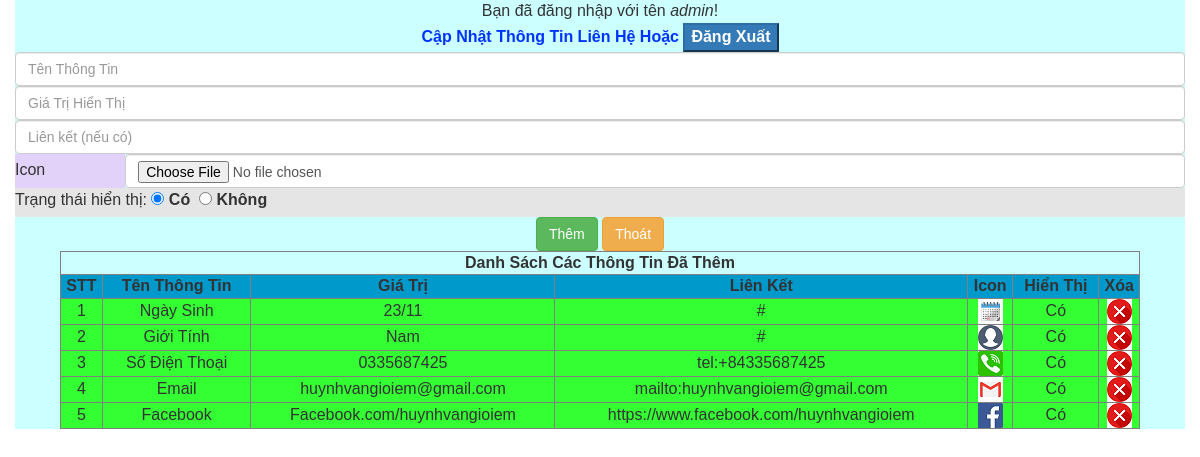
The page /admin_Contact.php (signed in) on the database its author committed.
### tables this page shows
CREATE TABLE `contact` (
  `Ct_id` int(11) NOT NULL,
  `Ct_Ten` text NOT NULL,
  `Ct_GiaTri` text NOT NULL,
  `Ct_link` text NOT NULL,
  `Ct_TrangThai` int(11) NOT NULL,
  `Ct_icon` text NOT NULL
);

### admin_Contact.php (the view, shortened to what this page needs)
<!DOCTYPE html >
<html xmlns="http://www.w3.org/1999/xhtml">
<head>
   <link rel="stylesheet" href="https://maxcdn.bootstrapcdn.com/bootstrap/3.3.7/css/bootstrap.min.css">
   <link rel="stylesheet" href="style.css" type="text/css">
</head>
<?php
	include_once('Connect.php');
?>
<body>
<div class="container">
  <div class="row avartar">
  	<marquee>Bạn đã đăng nhập với tên <em><?php echo $_SESSION["user"]; ?></em>!</marquee>
    <div class="col-lg-12 title">
      <form name="formLogOut" action="" enctype="multipart/form-data" method="post" id="formLogOut">
      	Cập Nhật Thông Tin Liên Hệ Hoặc
      	<input name="btnDangXuat" type="submit" class="btn-primary" id="btnDangXuat" value="Đăng Xuất">
      </form>
    </div>
    <div class="col-lg-12">
      <form name="formAvartar" enctype="multipart/form-data" method="post" id="formUpdate" >
        <div class="row"><input name="txtTen" type="text" placeholder="Tên Thông Tin" class="form-control" id="txtTen" required value=""></div>
        <div class="row"><input class="form-control" name="txtGiaTri" placeholder="Giá Trị Hiển Thị" type="text" id="txtGiaTri" required value=""></div>
        <div class="row"><input class="form-control" name="txtLink" placeholder="Liên kết (nếu có)" required type="text" id="txtLink" value=""></div>
        <div class="row">
        	<table width="100%">
            <tr>
              <td align="left" bgcolor="#E2D2F9">Icon</td>
              <td><input class="form-control" name="fileIcon" type="file" id="fileIcon" required value=""></td>
            </tr>
          </table>
        </div>
        <div class="row text-left" style="background-color:#E5E5E5;">Trạng thái hiển thị:
            <label><input name="RadioTTHienThi" type="radio" id="RadioTTHienThi_0" value="1" checked="CHECKED"> Có</label>&nbsp;
            <label><input type="radio" name="RadioTTHienThi" value="0" id="RadioTTHienThi_1"> Không</label>
        </div>
        <div class="col-lg-12">
          <input class="btn btn-success" name="btnThem" type="submit" id="btnThem" value="Thêm">
          <input class="btn btn-warning" name="btnThoat" type="button" id="btnThoatUd" value="Thoát" onclick="window.location='index.php'">
        </div>
      </form>
    </div>
    <div class="row">
    	<table width="90%" border="1" align="center" class="table-responsive">
        <tr>
          <td colspan="7" align="center"><strong>Danh Sách Các Thông Tin Đã Thêm</strong></td>
        </tr>
        <tr>
        	<td align="center" bgcolor="#0099CC"><strong>STT</strong></td>
          <td align="center" bgcolor="#0099CC"><strong>Tên Thông Tin</strong></td>
          <td align="center" bgcolor="#0099CC"><strong>Giá Trị</strong></td>
          <td align="center" bgcolor="#0099CC"><strong>Liên Kết</strong></td>
          <td align="center" bgcolor="#0099CC"><strong>Icon</strong></td>
          <td align="center" bgcolor="#0099CC"><strong>Hiển Thị</strong></td>
          <td align="center" bgcolor="#0099CC"><strong>Xóa</strong></td>
        </tr>
        <?php
					$Result = mysqli_query($Conn,"select * from contact") or die(mysqli_connect_error($Conn));
					$stt=1;
					while ($Row=mysqli_fetch_array($Result,MYSQLI_ASSOC)){
				?>
        <tr>
        	<td bgcolor="#33FF33"><?php echo $stt; ?></td>
          <td bgcolor="#33FF33"><?php echo $Row['Ct_Ten']; ?></td>
          <td bgcolor="#33FF33"><?php echo $Row['Ct_GiaTri']; ?></td>
          <td bgcolor="#33FF33"><?php echo $Row['Ct_link']; ?></td>
          <td bgcolor="#33FF33"><img src="img/icon/<?php echo $Row['Ct_icon']; ?>" /></td>
          <td bgcolor="#33FF33"><?php if($Row['Ct_TrangThai']==1) echo "Có"; else echo "Không" ?></td>
          <td bgcolor="#33FF33"><a href="admin_contact.php?id=<?php echo $Row['Ct_id']; ?>"><img src="img/icon/x-button.png"/></a></td>
        </tr>
        <?php $stt++;}?>
      </table>
    </div>
</div>
</body>
</html>

### style.css (style rules this page uses)
.container { background:#CFF; font-family:Verdana, Geneva, sans-serif; font-size:16px; }
.login_php .login, .login_php .afterLogin, .avartar { text-align:center; }
.title { color:#03F; font-weight:bold; }

### rows shown on the page
contact: Ct_Ten "Ngày Sinh", Ct_GiaTri "23/11", Ct_link "#", Ct_icon (picture), Ct_TrangThai "Có"
contact: Ct_Ten "Giới Tính", Ct_GiaTri "Nam", Ct_link "#", Ct_icon (picture), Ct_TrangThai "Có"
contact: Ct_Ten "Số Điện Thoại", Ct_GiaTri "0335687425", Ct_link "tel:+84335687425", Ct_icon (picture), Ct_TrangThai "Có"
contact: Ct_Ten "Email", Ct_GiaTri "huynhvangioiem@gmail.com", Ct_link "mailto:huynhvangioiem@gmail.com", Ct_icon (picture), Ct_TrangThai "Có"
contact: Ct_Ten "Facebook", Ct_GiaTri "Facebook.com/huynhvangioiem", Ct_link "https://www.facebook.com/huynhvangioiem", Ct_icon (picture), Ct_TrangThai "Có"

### other values the page prints
$_SESSION["user"] "admin"
